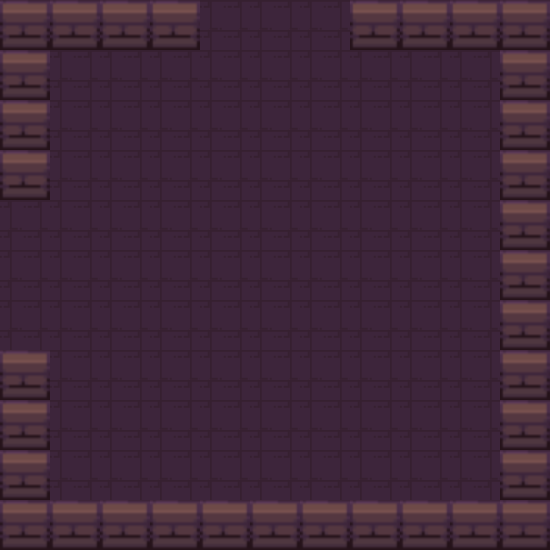

Rendered tile map (Tiled .tmx) drawn with the repository's tilesets; below, a short description and the full map source, tile grids included:
An orthogonal 11x11 tile map with 50x50 px tiles, 1 tile layer (Capa de patrones 1) and 13 objects (Player, Enemy, Chest, Healing, Ending).

<map version="1.9" tiledversion="1.9.2" orientation="orthogonal" renderorder="right-down" width="11" height="11" tilewidth="50" tileheight="50" infinite="0" nextlayerid="4" nextobjectid="43">
 <tileset firstgid="1" source="dungeonTileSet1.tsx" />
 <layer id="1" name="Capa de patrones 1" width="11" height="11">
  <data encoding="csv">
1,1,1,1,2,2,2,1,1,1,1,
1,2,2,2,2,2,2,2,2,2,1,
1,2,2,2,2,2,2,2,2,2,1,
1,2,2,2,2,2,2,2,2,2,1,
2,2,2,2,2,2,2,2,2,2,1,
2,2,2,2,2,2,2,2,2,2,1,
2,2,2,2,2,2,2,2,2,2,1,
1,2,2,2,2,2,2,2,2,2,1,
1,2,2,2,2,2,2,2,2,2,1,
1,2,2,2,2,2,2,2,2,2,1,
1,1,1,1,1,1,1,1,1,1,1
</data>
 </layer>
 <objectgroup id="3" name="Capa de Objetos 1">
  <object id="17" name="Player" x="248.375" y="434.133" width="39" height="41" />
  <object id="24" x="200" y="50">
   <polygon points="0,0 0,-50 -150,-50 -150,0 0,0" />
  </object>
  <object id="25" x="50" y="0">
   <polygon points="0,0 0,200 -50,200 -50,0" />
  </object>
  <object id="26" x="350" y="0">
   <polygon points="0,0 0,50 200,50 200,0" />
  </object>
  <object id="27" x="500" y="50">
   <polygon points="0,0 0,450 50,450 50,0" />
  </object>
  <object id="29" x="50" y="500">
   <polygon points="0,0 0,-150 -50,-150 -50,0" />
  </object>
  <object id="30" name="Enemy" x="300" y="150" width="50" height="50" />
  <object id="31" name="Chest" x="83.2553" y="88.3793" width="39.7066" height="41.6278" />
  <object id="32" name="Healing" x="399.627" y="92.2217" width="39.0662" height="37.1448" />
  <object id="37" name="Ending" x="457.499" y="459.012" width="40.3936" height="40.3936" />
  <object id="40" x="0" y="500">
   <polygon points="0,0 250,0 250,50 0,50" />
  </object>
  <object id="41" x="300" y="500">
   <polygon points="0,0 250,0 250,50 0,50" />
  </object>
  <object id="42" x="250" y="500">
   <polygon points="0,0 50,0 50,50 0,50" />
  </object>
 </objectgroup>
</map>